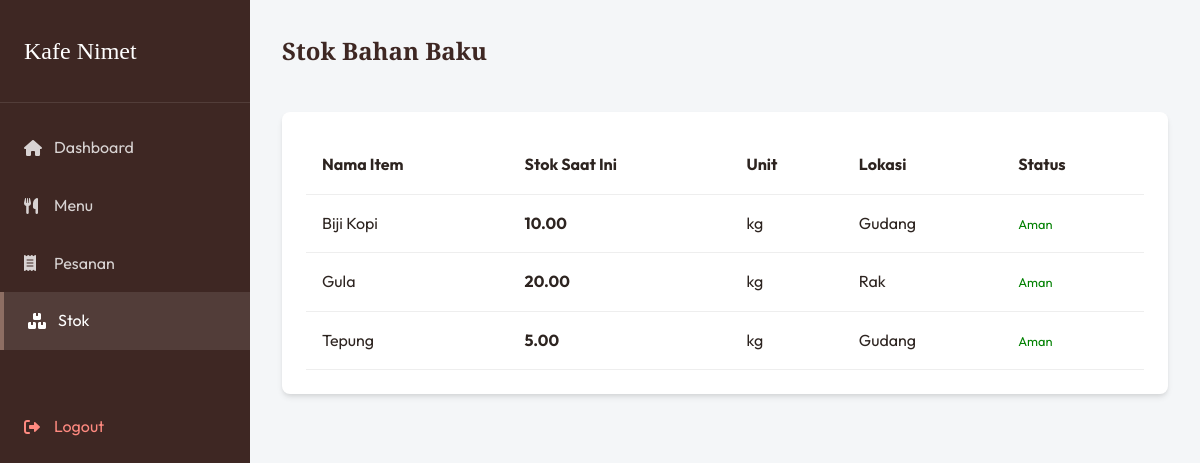
Page /stock.php (signed in) on the committed database.
### tables this page shows
CREATE TABLE `stock_items` (
  `id` int(11) NOT NULL,
  `name` varchar(150) NOT NULL,
  `unit` varchar(30) DEFAULT 'pcs',
  `quantity` decimal(12,2) DEFAULT '0.00',
  `location` varchar(100) DEFAULT NULL,
  `threshold` decimal(12,2) DEFAULT '0.00',
  `created_at` timestamp NULL DEFAULT CURRENT_TIMESTAMP
);

### stock.php (the view, shortened to what this page needs)
<?php
require_once 'config.php';
$stocks = $conn->query("SELECT * FROM stock_items");
?>
<!DOCTYPE html>
<html lang="id">
<head>
    <link rel="stylesheet" href="style.css">
    <link href="https://cdnjs.cloudflare.com/ajax/libs/font-awesome/6.0.0/css/all.min.css" rel="stylesheet">
</head>
<body>
    <div class="admin-layout">
        <nav class="sidebar">
            <div class="sidebar-brand">Kafe Nimet</div>
            <div class="sidebar-menu">
                <a href="dashboard.php"><i class="fas fa-home"></i> Dashboard</a>
                <a href="manage_menu.php"><i class="fas fa-utensils"></i> Menu</a>
                <a href="orders.php"><i class="fas fa-receipt"></i> Pesanan</a>
                <a href="stock.php" class="active"><i class="fas fa-boxes"></i> Stok</a>
                <a href="logout.php" style="margin-top: 3rem; color: #ff8a80;"><i class="fas fa-sign-out-alt"></i> Logout</a>
            </div>
        </nav>
        <main class="main-content">
            <h2>Stok Bahan Baku</h2>
            <br>
            <div class="card">
                <table>
                    <thead>
                        <tr>
                            <th>Nama Item</th>
                            <th>Stok Saat Ini</th>
                            <th>Unit</th>
                            <th>Lokasi</th>
                            <th>Status</th>
                        </tr>
                    </thead>
                    <tbody>
                        <?php while ($row = $stocks->fetch_assoc()): ?>
                            <?php
                            $status_color = ($row['quantity'] <= $row['threshold']) ? '#ffebee' : 'transparent';
                            $status_text = ($row['quantity'] <= $row['threshold']) ? '<span style="color:red; font-size:0.8rem; font-weight:bold;">Restock!</span>' : '<span style="color:green; font-size:0.8rem;">Aman</span>';
                            ?>
                            <tr style="background-color: <?= $status_color ?>">
                                <td><?= htmlspecialchars($row['name']) ?></td>
                                <td><strong><?= $row['quantity'] ?></strong></td>
                                <td><?= $row['unit'] ?></td>
                                <td><?= $row['location'] ?></td>
                                <td><?= $status_text ?></td>
                            </tr>
                        <?php endwhile; ?>
                    </tbody>
                </table>
            </div>
        </main>
    </div>
</body>
</html>

### style.css (style rules this page uses)
:root { --primary-color: #8d6e63; --secondary-color: #d7ccc8; --accent-color: #3e2723; --background-color: #fdfbf7; --text-color: #2d2420; --light-text: #6d4c41; --success: #66bb6a; --danger: #ef5350; --glass: rgba(255, 255, 255, 0.9); --shadow: 0 4px 6px -1px rgba(0, 0, 0, 0.1), 0 2px 4px -1px rgba(0, 0, 0, 0.06); --transition: all 0.3s cubic-bezier(0.4, 0, 0.2, 1); }
* { margin: 0; padding: 0; box-sizing: border-box; }
body { font-family: "Outfit", sans-serif; background-color: var(--background-color); color: var(--text-color); line-height: 1.6; overflow-x: hidden; }
html { scroll-behavior: smooth; scroll-padding-top: 100px; }
h1, h2, h3, h4, h5, h6 { font-family: "Playfair Display", serif; color: var(--accent-color); margin-bottom: 1rem; }
a { text-decoration: none; color: inherit; transition: var(--transition); }

### stock.php (style rules this page uses)
.admin-layout { display: flex; min-height: 100vh; }
.sidebar { width: 250px; background-color: var(--accent-color); color: white; padding: 2rem 0; position: fixed; height: 100%; top: 0; left: 0; }
.sidebar-brand { padding: 0 1.5rem 2rem; font-size: 1.5rem; font-family: 'Playfair Display', serif; border-bottom: 1px solid rgba(255, 255, 255, 0.1); }
.sidebar-menu { margin-top: 1rem; }
.sidebar-menu a { display: flex; align-items: center; padding: 1rem 1.5rem; color: rgba(255, 255, 255, 0.8); text-decoration: none; transition: 0.3s; }
.sidebar-menu a:hover, .sidebar-menu a.active { background-color: rgba(255, 255, 255, 0.1); color: white; border-left: 4px solid var(--primary-color); }
.sidebar-menu i { width: 30px; }
.main-content { flex: 1; margin-left: 250px; padding: 2rem; background-color: #f4f6f8; }
.card { background: white; padding: 1.5rem; border-radius: 8px; box-shadow: var(--shadow); }
table { width: 100%; border-collapse: collapse; }
th, td { text-align: left; padding: 1rem; border-bottom: 1px solid #eee; }

### rows in the picture
stock_items: name "Biji Kopi", quantity "10.00", unit "kg", location "Gudang", threshold "Aman"
stock_items: name "Gula", quantity "20.00", unit "kg", location "Rak", threshold "Aman"
stock_items: name "Tepung", quantity "5.00", unit "kg", location "Gudang", threshold "Aman"
